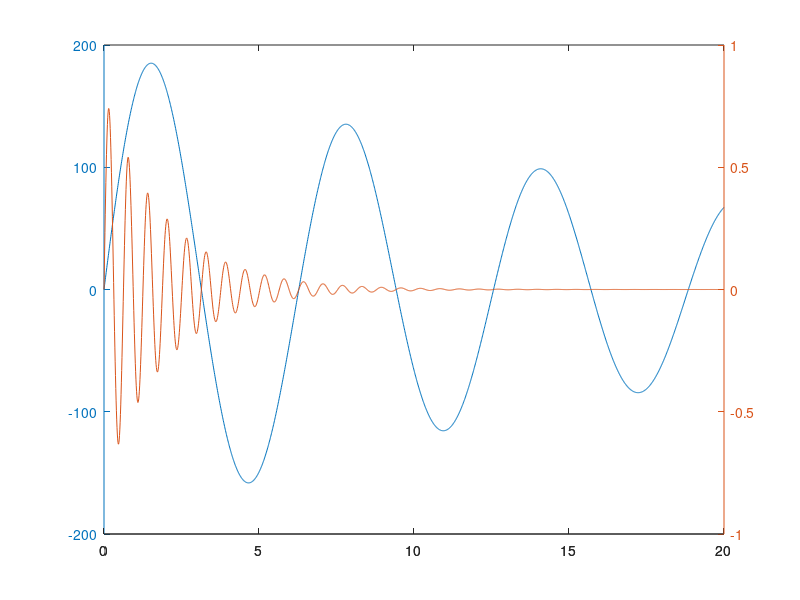

MATLAB code for this plot: (Note: this script raises an error after producing the figure.)
%离散函数可视化
n=0:50;
y=100./abs((n-12).*(n+20));
plot(n,y,'.','MarkerSize',16)
grid

%连续函数可视化
x=linspace(0,2*pi,210);
y=sin(x);
plot(x,y,'-*')
grid

%绘制向量曲线、矩阵曲线、复数向量曲线
x=0:pi/5:4*pi;
y=2*cos(x);
plot(y)

y=[3 6 9;2 4 6;1 2 3];
plot(y)

x=[1:0.5:10];
y=[1:0.5:10];
z=x+sin(y).*i;
plot(z)

%绘制双向量曲线、曲线与矩阵曲线、双矩阵曲线
x=0:pi/10:4*pi;
y=2*cos(x);
plot(x,y)

x=0:pi/10:4*pi;
y=[sin(1.5*x);cos(x)+2];
plot(x,y)

x=[1 2 3;4 5 6;7 8 9];
y=[7 8 9;6 5 4;1 2 3];
plot(x,y)

%绘制不同线型
%s 方形  < 左三角 o 圆圈 d 菱形 p 五角形 + 加号    以此类推
x=0:pi/10:4*pi;
y=[sin(1.5*x);cos(x)+2];
plot(x,y,'r-')

t=(0:pi/100:2*pi)';
y1=sin(t).*[1,-1];
y2=sin(t).*cos(6*t);
t3=2*pi*(0:10)/10;
y3=sin(t3).*sin(10*t);
plot(t,y1,'r:',t,y2,'-bo',t3,y3,'m.')

%用双坐标图绘制plotyy
x=0:0.01:20;
y1=200*exp(-0.05*x).*sin(x);
y2=0.8*exp(-0.5*x).*sin(10*x);
plotyy(x,y1,x,y2)

%绘制双y轴图
x=linspace(0,10);
y=sin(3*x);
yyaxis left
plot(x,y)
z=sin(3*x).*exp(0.5*x);
yyaxis right
plot(x,z)
ylim([-150 150])

%绘制参数化曲线
ff=@tan;
fplot(ff,[-3 6]);
xt=@(t)cos(3*t);
yt=@(t)sin(2*t);
fplot(xt,yt)

%绘制隐函数
ezplot('x^4-y^6')

%利用hold命令绘制正弦与余弦曲线
x=linspace(0,4*pi,50);
y=sin(x);
z=cos(x);
plot(x,y,'b');
hold on;
plot(x,z,'k--');
lend('sin(x)','cos(x)');
hold off

%使用subplot命令对图形窗进行分割
x=linspace(0,4*pi,40);
y=sin(x);
z=cos(x);
t=sin(x)./(cos(x)+eps);
ct=cos(x)./(sin(x)+eps);

subplot(2,2,1);plot(x,y);
title('sin(x)');
subplot(2,2,2);plot(x,z);
title('cos(x)');
subplot(2,2,3);plot(x,t);
title('tangent(x)');
subplot(2,2,4);plot(x,ct);
title('contangent(x)');

%绘制三维图
%用plot3命令绘图
t=0:pi/50:10*pi;
plot3(sin(t),cos(t),t)    %螺旋线

t=0:pi/100:3*pi;
x=[t t];
y=[cos(t) cos(2*t)];
z=[(sin(t)).^2+(cos(t)).^2 (sin(t)).^2+(cos(t)).^2+1];
plot3(x,y,z);                %绘制矩阵向量曲线

t=0:pi/500:3*pi;
X=[sin(t).*cos(10*t);sin(t).*cos(12*t);sin(t).*cos(20*t)];
Y=[sin(t).*sin(10*t);sin(t).*sin(12*t);sin(t).*sin(20*t)];
Z=cos(t);
plot3(X,Y,Z)

t=(0:0.02:2)*pi;
x=sin(t);
y=sin(2*t);
z=2*cos(t);
plot3(x,y,z,'b-',x,y,z,'bd')
xlabel('x');ylabel('y');zlabel('z');

%用mesh命令绘制三维网格
x=0:0.1:2*pi;
y=0:0.1:2*pi;
z=sin(x')*cos(2*y);
mesh(x,y,z)

[X,Y]=meshgrid(-5:.2:5);
Z=Y.*sin(X)-X.*cos(Y);
mesh(Z)

%用surf命令绘制着色的三维曲面
x=0:0.2:2*pi;
y=0:0.2:2*pi;
z=sin(x')*cos(2*y);
surf(x,y,z)

%用meshc、meshz命令绘制三维网格
x=0:0.2:2*pi;
y=0:0.2:2*pi;
z=sin(x')*cos(2*y);
meshc(z)         %先绘制平面，然后绘制三维，绘制等高线
meshz(z)         %增加绘制边界面功能

%绘制等高线以及光照效果三维曲面图，然后用三维曲面表现函数
x=0:0.2:2*pi;
y=0:0.2:2*pi;
z=sin(x')*cos(2*y);
surfc(x,y,z)            %绘制等高线三维曲面图
surfl(x,y,z)            %绘制光照效果三维曲面图

%饼状图pie 填充绘图area 彗星图comet 误差条图errorbar 矢量图feather
%多边形填充fill 拓扑图gplot 向量场quiver 等高线图contour
%水平条形图barth 垂直条形图bar 分散矩阵绘制plotmatrix
%二维条形直方图hist 散射图scatter 离散数据序列针状图stem
%阶梯图stairs 极坐标系下的柱状图rose

%用pie命令绘制饼状图
x=[0.43 .30 .68 .45 .8];
pie(x)
y=[0 0 0 1 0];     %有一片突出来了
pie(x,y)

%绘制阶梯图
X=linspace(0,4*pi,40);
Y=sin(X);
stairs(Y)
stairs(X,Y)

%用bar绘制条形图
x=-2.5:0.25:2.5;
y=2*exp(-x.*x);
bar(x,y,'black')

y=[2 2 3;2 5 6;2 8 9;2 11 12];
bar(y)

%绘制条形图示例
X=round(20*rand(3,4));
subplot(2,2,1);bar(X,'group');title('bargroup')
subplot(2,2,2);barh(X,'stack');title('barstack')
subplot(2,2,3);bar(X,'stack');title('barstack')
subplot(2,2,4);bar(X,1.2);title('barwidth=1.2')

%用hist/histogram绘制条形直方图
x=-2.5:0.25:2.5;
y=rand(5000,1);
hist(y,x)

x=randn(1000,1);
nbins=25;
histogram(x,nbins)   %根据等距分组的随机数绘制条形直方图

%用stem绘制离散数据序列
Y=linspace(-2*pi,2*pi,20);      %创建一个在区间内的20个离散数据值
stem(Y)     %绘制离散数据序列针状图

X=linspace(0,2*pi,20);
Y=cos(X);
stem(X,Y)           %绘制离散数据序列针状图

%用contour绘制等高线
[X,Y]=meshgrid(-2:.2:2,-2:.2:3);
Z=2*Y.*exp(-X.^2-Y.^2);
contour(X,Y,Z)
[X,Y,Z]=peaks;
contour(X,Y,Z,20)

%用quiver绘制矢量图
[X,Y]=meshgrid(-2:.2:2,-2:.2:3);
Z=2*Y.*exp(-X.^2-Y.^2);
[DX,DY]=gradient(Z,.2,.2);
contour(X,Y,Z)
hold on
quiver(X,Y,DX,DY)

%绘制含误差条的线图
x=[0:0.1:4*pi];
y=2*cos(2*x);
e=[0:1/(length(x)-1):1];
errorbar(x,y,e)             %绘制y对x的图，并在每个数据点处绘制一个垂直误差条

%绘制彗星图
t=0:.01:4*pi;
x=sin(t).*(cos(2*t).^2);
y=cos(t).*(sin(2*t).^2);
comet(x,y)     %显示向量y对向量X的彗星图

%绘制三维特殊图像
%bar3三维条形图 comet3三维彗星轨迹图 ezgragh3函数控制绘制三维图
%pie3三维饼状图 scatter3三维散射图 quiver3向量场
%stem3三维离散数据图 trisurf三角形表面图 trimesh三角形网格图
%sphere球面图 cylinder柱面图 contour3三维等高线

%用cylinder绘制圆柱圆形
cylinder(3)      %绘制圆柱图形，半径为3

t=0:pi/10:4*pi;
[X,Y,Z]=cylinder(sin(2*t)+3,50);
surfc(X,Y,Z)

%用sphere绘制球体
sphere         %绘制球体

[x,y,z]=sphere(40);
mesh(x,y,z)

%stem3绘制三维离散数据序列
x=0:1:4;
y=0:1:4;
z=3*rand(5);
stem3(x,y,z,'bo')
z=rand(4);
stem3(z,'ro','filled')    %绘制带填充的三维离散数据序列


%特殊坐标轴函数
%用semilogx绘制以x轴为对数的坐标图
x=0:0.01:2*pi;
y=abs(100*sin(4*x))+1;
semilogx(x,y)

%用semilogy绘制以轴为对数的坐标图
x=0:0.1:4*pi;
y=abs(100*sin(2*x))+1;
semilogy(x,y)

%用loglog绘制双对数的坐标图
x=0:0.1:2*pi;
y=abs(100*sin(3*x))+2;
loglog(x,y)

%用polar绘制极坐标图
theta=0:0.01:2*pi;
rho=sin(2*theta).*cos(2*theta);
polar(theta,rho)            %创建角theta对半径rho的极坐标图

%四维表现图（三维体切片平面）slice
[X,Y,Z]=meshgrid(-5:0.2:5);
V=X.*exp(-X.^2-Y.^2-Z.^2);
[xsurf,ysurf]=meshgrid(-2:0.2:2);
zsurf=xsurf.^2-ysurf.^2;
slice(X,Y,Z,V,xsurf,ysurf,zsurf)     %显示沿非平面切片的三维体数据